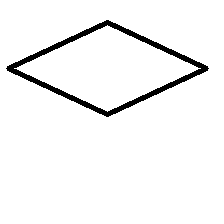
#> input picture Lab11/Euclid_dataset/rhombus/103_rhombus.png, 224 x 224 px
$ jupyter execute --allow-errors 1_Classificazione_di_immagini_tramite_MLP.ipynb   (shell and % lines are left out)
#> lines starting #> are read from the running program, lines starting #| are printed output that depends on the picture; after the words box and inside, x2 and y2 are one past the last pixel; in counts of white or black regions, pixels touching at a corner belong together
# **Classificazione di immagini tramite Multi-Layer Perceptron (MLP)**

In questa esercitazione impariamo a risolvere un problema di classificazione utilizzando una semplice rete neurale MLP.

I dati di input sono immagini, quindi sono dati ad **alta dimensionalità**, presi dal dataset Euclid (lo trovate su Virtuale).

La rete impara (*learn*) **da sola** a capire come risolvere il problema.

### Librerie
Importiamo qui le librerie necessarie alla soluzione:

*   `Scikit-Learn (sklearn)`: libreria molto potente e vasta principalmente creata per il **Machine Learning** (con alcuni elementi di Deep Learning, come le reti MLP).
*   `OpenCV (cv2)`: libreria utilizzata principalmente per gestire le immagini a livello di codice.

[cell 1]
from sklearn.neural_network import MLPClassifier
from sklearn.metrics import accuracy_score
import numpy as np
from glob import glob
from os.path import join
from tqdm import tqdm
import cv2

### Funzioni di supporto
Qui definiamo le funzioni che utilizzeremo nella nostra soluzione.

Le funzioni sono utili per avere un codice più modulare e ordinato.

`get_labels()` è una funzione che riceve il nome del dato (`string`) e restituisce la classe - **etichetta** -  (`int`), seguendo questa convenzione:

*   Triangolo: 0
*   Rettangolo: 1
*   Quadrato: 2
*   Rombo: 3

Esempio: 0_triangle.png → 0

[cell 2]
def get_labels(name):
    if 'triangle' in name:
        return 0
    elif 'square' in name:
        return 1
    elif 'rectangle' in name:
        return 2
    elif 'rhombus' in name:
        return 3
    else:
        raise NotImplementedError('Not existing class!')

`extract_feature()` è una funzione che, data una lista di immagini, calcola le feature associate. Per noi oggi, queste feature corrispondono al contenuto delle immagini "srotolato" con valori compresi tra 0 e 1.

Per aprire le immagini utilizziamo la libreria `opencv`. Il contenuto delle immagini viene normalizzato tra 0 e 1.

**Tools**:
*   `cv2.imread()`: apre un'immagine (0: livelli di grigio, 1: colori)
*   `cv2.resize()`: ridimensiona un'immagine

[cell 3]
def extract_features(images, feat_type, img_size):

    labels = []
    features = []

    for image in tqdm(images):

        # open the image
        img = cv2.imread(image, 0)

        # resize the image
        img = cv2.resize(img, (img_size, img_size))

        # compute the features
        if feat_type == 'img':
            img = img / 255.0
            feat = np.ravel(img)
        else:
            raise NotImplementedError('Not implemented feature!')

        # append features and labels
        features.append(feat)
        labels.append(get_labels(image))

    return features, labels

### Soluzione
Carica il file .zip che contiene il dataset *Euclid*.
Estrai il contenuto con il comando seguente:

[cell 4]
dataset_path = '/content/Euclid_dataset'
images = glob(join(dataset_path, '*', '*.png'))
print('Images: ', len(images))

Ora è fondamentale dividere il nostro dataset in train, validation e test.
Prima di fare questo è necessario mescolare tutti i dati.

**Tools**:
-    `np.random.shuffle()`: modifica una sequenza mescolando gli elementi.

[cell 5]
print('Prima shuffling: {}'.format(images[:10]))
np.random.shuffle(images)
print('Dopo shuffling: {}'.format(images[:10]))

Mettiamo il **20% dei dati in training, 20% in validation**, e la rimanente parte **(60%) nel test set**.

[cell 6]
trainset = images[:int(0.2*len(images))]
valset = images[int(0.2*len(images)):int(0.4*len(images))]
testset = images[int(0.4*len(images)):]
print('Total: {} splitted in Train: {}, Val: {} and Test: {}'.format(len(images), len(trainset), len(valset), len(testset)))

Da questo momento, avremo **tre insiemi di dati**: train, validation e test.

Ogni elemento del dataset può appartenere solo a uno di questi, gli insieme quindi sono completamente **disgiunti**.

[cell 7]
img_size = 32
feature_type = 'img'

train_x, train_y = extract_features(trainset, feature_type, img_size)
val_x, val_y = extract_features(valset, feature_type, img_size)
#> call 2 of extract_features, with feat_type = 'img', img_size = 32
#> in extract_features (call 2), `img = cv2.imread(image, 0)`: img: shape (224, 224); 95.6% white; 1 black region, box (x1, y1, x2, y2) and area: (6, 20, 209, 117) 2190
#> in extract_features (call 2), `img = cv2.resize(img, (img_size, img_size))`:
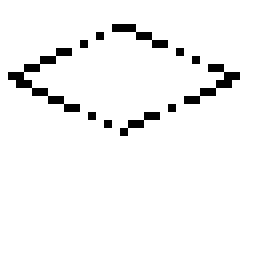
#> img: shape (32, 32) (shown 8 times larger); 95.6% white; black in thin lines or dots, all inside (x1, y1, x2, y2) = (1, 3, 30, 17)
#> in extract_features (call 2), `feat = np.ravel(img)`: feat = 1024 values, max 1 at index 0, min 0 at index 110, mean 0.956
#> val_x = 1 item; val_y = [3]
test_x, test_y = extract_features(testset, feature_type, img_size)
#> call 3 of extract_features, with feat_type = 'img', img_size = 32
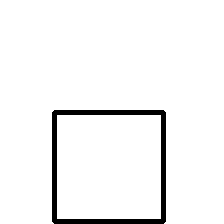
#> input picture Lab11/Euclid_dataset/square/101_square.png, 224 x 224 px
#> in extract_features (call 3), `img = cv2.imread(image, 0)`: img: shape (224, 224); 95.7% white; 1 black region, box (x1, y1, x2, y2) and area: (52, 110, 166, 224) 2168
#> in extract_features (call 3), `img = cv2.resize(img, (img_size, img_size))`:
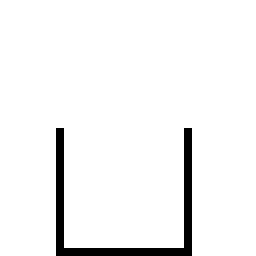
#> img: shape (32, 32) (shown 8 times larger); 95.4% white; black in thin lines or dots, all inside (x1, y1, x2, y2) = (7, 16, 24, 32)
#> in extract_features (call 3), `feat = np.ravel(img)`: feat = 1024 values, max 1 at index 0, min 0 at index 519, mean 0.954
#> pass 2 of the loop in extract_features, `for image in tqdm(images):`:
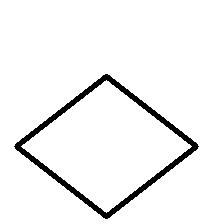
#> input picture Lab11/Euclid_dataset/rhombus/101_rhombus.png, 224 x 224 px
#> in extract_features (call 3), `img = cv2.resize(img, (img_size, img_size))`:
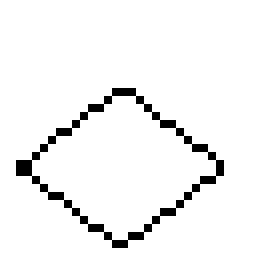
#> img: shape (32, 32) (shown 8 times larger); 94.9% white; black in thin lines or dots, all inside (x1, y1, x2, y2) = (2, 11, 28, 31)
#> feat = 1024 values, max 1 at index 0, min 0 at index 366, mean 0.949
#> pass 3 of the loop in extract_features, `for image in tqdm(images):`:
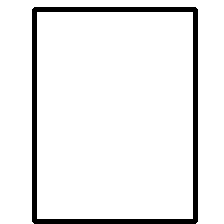
#> input picture Lab11/Euclid_dataset/rectangle/100_rectangle.png, 224 x 224 px
#> in extract_features (call 3), `img = cv2.resize(img, (img_size, img_size))`:
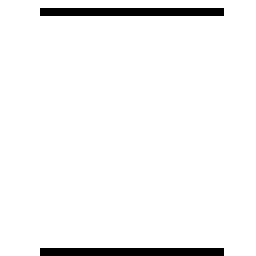
#> img: shape (32, 32) (shown 8 times larger); 95.5% white; black in thin lines or dots, all inside (x1, y1, x2, y2) = (5, 1, 28, 32)
#> feat = 1024 values, max 1 at index 0, min 0 at index 37, mean 0.955
#> test_x = 3 items; test_y = [1, 3, 2]

print('Train: {}, Val: {} and Test: {}'.format(len(train_x), len(val_x), len(test_x)))
#| Train: 0, Val: 1 and Test: 3
print('Total: {}'.format(len(train_x) + len(val_x) + len(test_x)))
#| Total: 4
